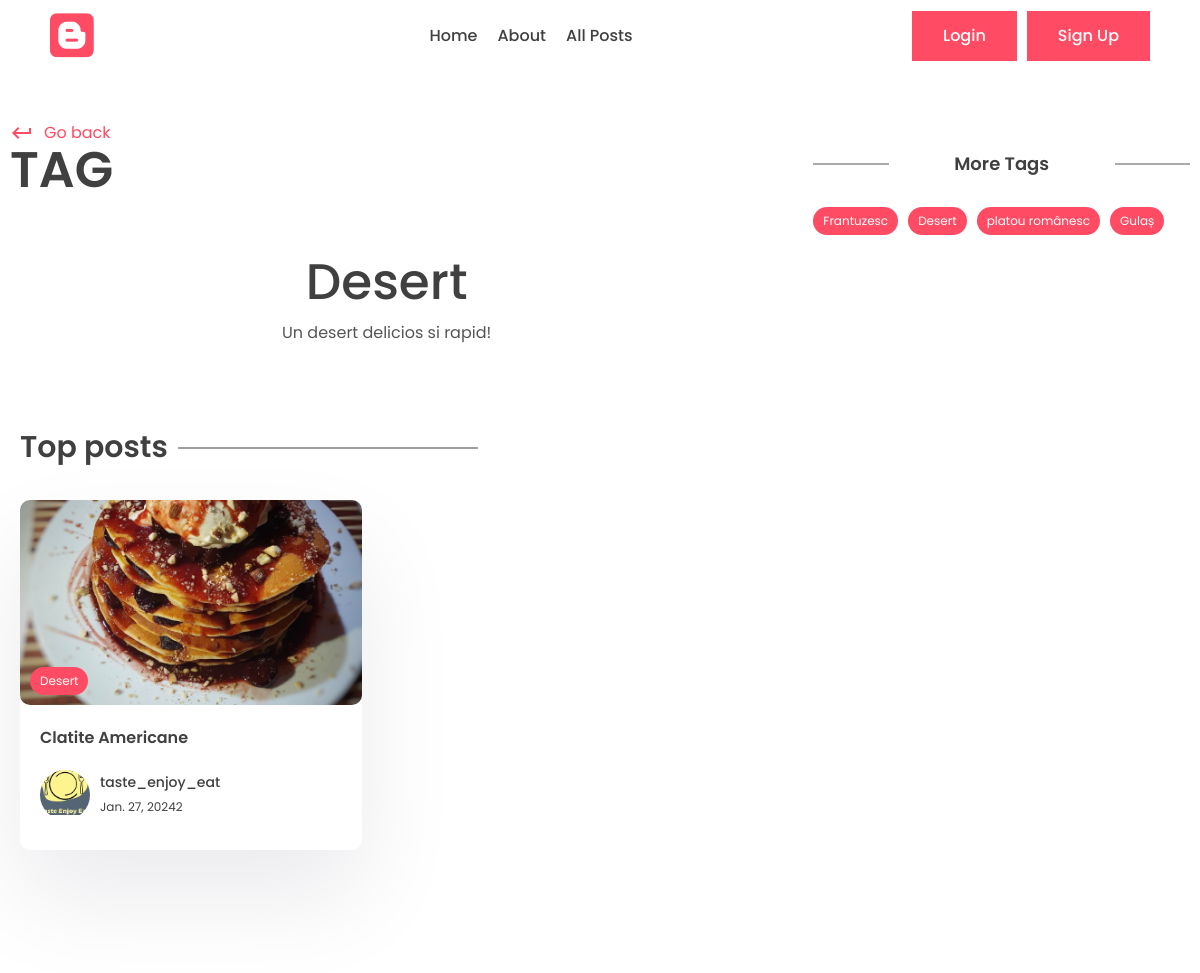
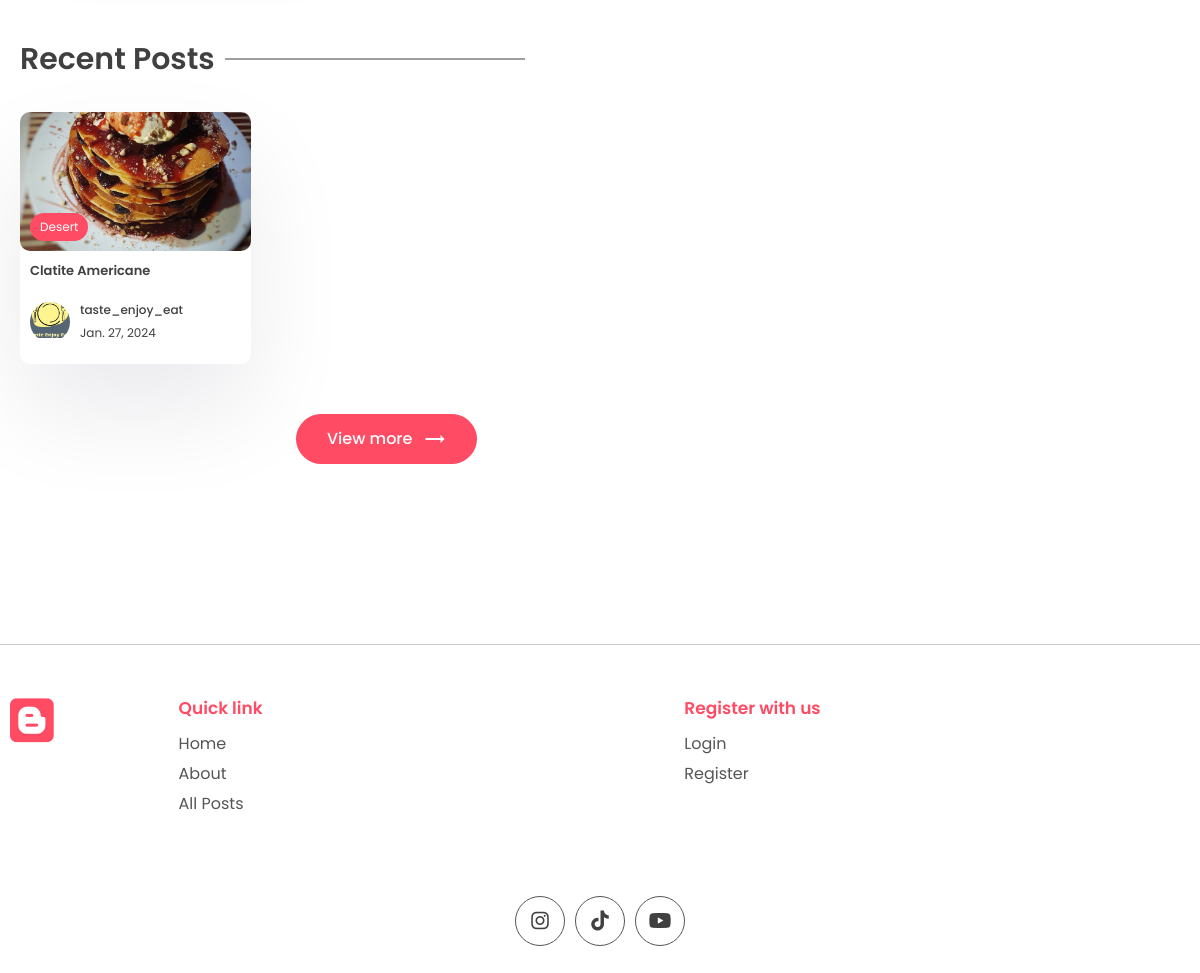
Page /tag/desert on the committed database (2 pictures, top to bottom).
### app/models.py (models this page shows, shortened)
class Tag(models.Model):
    name = models.CharField(max_length=100)
    description = models.CharField(max_length=100)
    slug = models.SlugField(max_length=200, unique=True)

class Post(models.Model):
    title = models.CharField(max_length=200)
    content = models.TextField()
    last_updated = models.DateTimeField(auto_now=True)
    slug = models.SlugField(max_length=200, unique=True)
    image = models.ImageField(null=True, blank=True, upload_to="images/")
    tags = models.ManyToManyField(Tag, blank=True, related_name='post')
    view_count = models.IntegerField(null=True, blank=True)
    is_featured = models.BooleanField(default=False)    # to show recommended posts
    author = models.ForeignKey(User, on_delete=models.CASCADE, null=True, blank=True)
    bookmark = models.ManyToManyField(User, related_name='bookmarks', default=None, blank=True)
    likes = models.ManyToManyField(User, related_name='post_like', default=None, blank=True)

class Profile(models.Model):
    user = models.OneToOneField(User, on_delete=models.CASCADE)
    profile_image = models.ImageField(null=True, blank=True, upload_to="images/")
    slug = models.SlugField(max_length=200, unique=True)
    bio = models.TextField(null=True, blank=True)

### app/views.py (the view)
# urls.py: path('tag/<slug:slug>', views.tag_page, name='tag_page'),
def tag_page(request, slug):
    tags = Tag.objects.all()
    tag = Tag.objects.get(slug=slug)
    top_posts = Post.objects.filter(tags__post__in=[tag.id]).order_by('-view_count')[0:2]
    recent_posts = Post.objects.filter(tags__post__in=[tag.id]).order_by('-last_updated')[0:2]
    context = {
        'tag': tag,
        'top_posts': top_posts,
        'recent_posts': recent_posts,
        'tags': tags
    }
    return render(request, 'app/tag.html', context)

### app/templates/app/tag.html (shortened to what this page needs)
{% extends 'base.html' %}
{%  block content %}
      <div class="container">
        <div class="layout">
          <div class="left">
            <div class="page-top">
              <div class="top flex">
                <div class="page-name">
                  <a class="learn" href="{% url 'home_page' %}" >
                    <span class="material-icons"> keyboard_return </span> Go
                    back
                  </a>
                  <h1>Tag</h1>
                </div>
              </div>
            </div>
            <center>
              <div class="typo">
                <h1 class="title">{{ tag.name }}</h1>
                <p>
                  {{ tag.description }}
                </p>
              </div>
            </center>
            <section class="sp">
              <div class="container">
                <h1 class="sec-title">Top posts</h1>
                <div class="grid-2 blog">
                    {% for post in top_posts %}
                  <a href="{% url 'post_page' post.slug %}">
                    <div class="card">
                      <div class="post-img">
                        <img src="{{ post.image.url }}" alt="" />
                        <div class="tag">{{ post.tags.all.0.name }}</div>
                      </div>
                      <div class="card-content">
                        <h3>
                          {{ post.title }}
                        </h3>
                        <div class="author">
                          <div class="profile-pic">
                            <img src="{{ post.author.profile.profile_image.url }}" alt="" />
                          </div>
                          <div class="details">
                            <p>{{ post.author.first_name }}</p>
                            <small>{{ post.last_updated|date }}2</small>
                          </div>
                        </div>
                      </div>
                    </div>
                  </a>
                        {% empty %}
                            <p>No top posts</p>
                    {% endfor %}
                </div>
              </div>
            </section>
            <section class="sp">
              <div class="container">
                <h1 class="sec-title">Recent Posts</h1>
                <div class="grid-3 blog-grid">
                    {% for post in recent_posts %}
                  <a href="{% url 'post_page' post.slug %}">
                    <div class="card">
                      <div class="post-img">
                        <img src="{{ post.image.url }}" alt="" />
                        <div class="tag">{{ post.tags.all.0.name }}</div>
                      </div>
                      <div class="card-content">
                        <h3>
                          {{ post.title }}
                        </h3>
                        <div class="author">
                          <div class="profile-pic">
                            <img src="{{ post.author.profile.profile_image.url }}" alt="" />
                          </div>
                          <div class="details">
                            <p>{{ post.author.first_name }}</p>
                            <small>{{ post.last_updated|date }}</small>
                          </div>
                        </div>
                      </div>
                    </div>
                  </a>
                        {% empty %}
                            <p>No recent posts</p>
                    {% endfor %}
                </div>
                <center>
                  <button class="btn btn-primary rounded view">
                    View more
                    <span class="material-icons"> trending_flat </span>
                  </button>
                </center>
              </div>
</section>
          </div>
          <div class="right">
            <div class="block">
              <h2 class="title2">More Tags</h2>
              <div class="blog-tags">
                   {% for tag in tags %}
                <a href="{% url 'tag_page' tag.slug %}" class="tag">{{ tag.name }}</a>
                     {% endfor %}
              </div>
            </div>
          </div>
        </div>
      </div>
{% endblock %}

### app/static/app/style.css (style rules this page uses)
* { margin: 0; padding: 0; box-sizing: border-box; text-decoration: none; border: none; outline: none; list-style: none; font-family: "Poppins", sans-serif; color: var(--black); }
:root { --red: #ff4b64; --black: #404040; --des: #555555; --shadow: #ffffff1a 0px 1px 1px 0px inset, #32325d40 0px 50px 100px -20px, #0000004d 0px 30px 60px -30px; --shadow2: rgba(17, 12, 46, 0.084) 0px 48px 100px 0px; }
html { font-size: 62.5%; }
[class*="grid"] { display: grid; }
img { width: 100%; }
.container { max-width: 1220px; margin: auto; padding: 0 10px; }
p, a { font-size: 1.6rem; color: var(--des); }
.btn { cursor: pointer; height: 5rem; padding: 0 3rem; font-size: 1.6rem; font-weight: 500; border: 1px solid var(--red); display: flex; align-items: center; justify-content: center; gap: 1rem; }
.btn span { color: white; }
.btn-primary { background: var(--red); color: white; }
.rounded { border-radius: 5rem; }
.typo { width: 50%; margin-top: 5rem; }
.title { font-size: 5rem; font-weight: 500; }
.sp { padding: 8rem 0; }
.grid-2 { grid-template-columns: 1.3fr 1fr; align-items: center; }
.post-img { height: 40rem; width: 100%; overflow: hidden; border-radius: 1rem; }
.post-img img { height: 100%; object-fit: cover; object-position: center; }
.learn { display: flex; align-items: center; gap: 1rem; color: var(--red); margin-top: 2rem; }
.learn span { color: #ff4b64; }
.sec-title { font-size: 3rem; font-weight: 600; position: relative; width: fit-content; margin-bottom: 3rem; }
.sec-title::after { content: ""; position: absolute; right: -31rem; height: 1px; width: 30rem; background: var(--black); top: 50%; transform: translateY(-50%); }
.grid-3 { grid-template-columns: repeat(3, 1fr); gap: 5rem; }
.card { background: white; box-shadow: var(--shadow2); border-radius: 1rem; cursor: pointer; transition: 0.3s; }
.post-img { position: relative; }
.tag { position: absolute; bottom: 1rem; left: 1rem; background: var(--red); color: white; border-radius: 5rem; padding: 0.5rem 1rem; font-size: 1.2rem; }
.card-content { padding: 2rem; padding-bottom: 3rem; }
.card h3 { font-size: 1.6rem; font-weight: 600; }
.card .post-img { width: 100%; height: unset; aspect-ratio: 1/0.6; }
.author { display: flex; align-items: center; gap: 1rem; margin-top: 2rem; }
.profile-pic { width: 5rem; aspect-ratio: 1/1; border-radius: 50%; overflow: hidden; }
.author p { color: var(--black); font-weight: 500; font-size: 1.4rem; }
.author small { color: var(--black); font-size: 1.2rem; }
.view { margin-top: 5rem; }
.layout { display: flex; gap: 5rem; }
.left { width: 100%; height: 100%; }
.right { position: sticky; top: 70px; height: 100%; width: 50%; }
.page-name h1 { font-size: 5rem; text-transform: uppercase; font-weight: 600; line-height: 5rem; }
.flex { display: flex; align-items: flex-end; justify-content: space-between; }
.left .typo { width: 100%; }
.blog { grid-template-columns: 1fr 1fr; gap: 5rem; }
.title2 { position: relative; font-size: 1.8rem; text-align: center; font-weight: 600; margin-bottom: 3rem; }
.title2::before { content: ""; position: absolute; height: 1px; width: 20%; background: var(--des); left: 0; top: 50%; transform: translateY(-50%); }
.title2::after { content: ""; position: absolute; height: 1px; width: 20%; background: var(--des); right: 0; top: 50%; transform: translateY(-50%); }
.blog-grid { gap: 2rem; }
.blog-grid .card-content { padding: 1rem; padding-bottom: 2rem; }
.blog-grid .card h3 { font-size: 1.3rem; font-weight: 600; }
.blog-grid .profile-pic { width: 4rem; }
.blog-grid .author p { font-size: 1.2rem; }
.block { margin-top: 5rem; }
.blog-tags .tag { position: unset; width: fit-content; }
.blog-tags { display: flex; align-items: center; flex-wrap: wrap; gap: 1rem; margin-top: 3rem; }

### rows in the picture
Tag: name "Desert", description "Un desert delicios si rapid!"
Post: image (picture), tags.all.0.name "Desert", title "Clatite Americane", author.profile.profile_image (picture), author.first_name "taste_enjoy_eat", last_updated "Jan. 27, 2024"
Tag: name "Frantuzesc"
Tag: name "platou românesc"
Tag: name "Gulaș"
